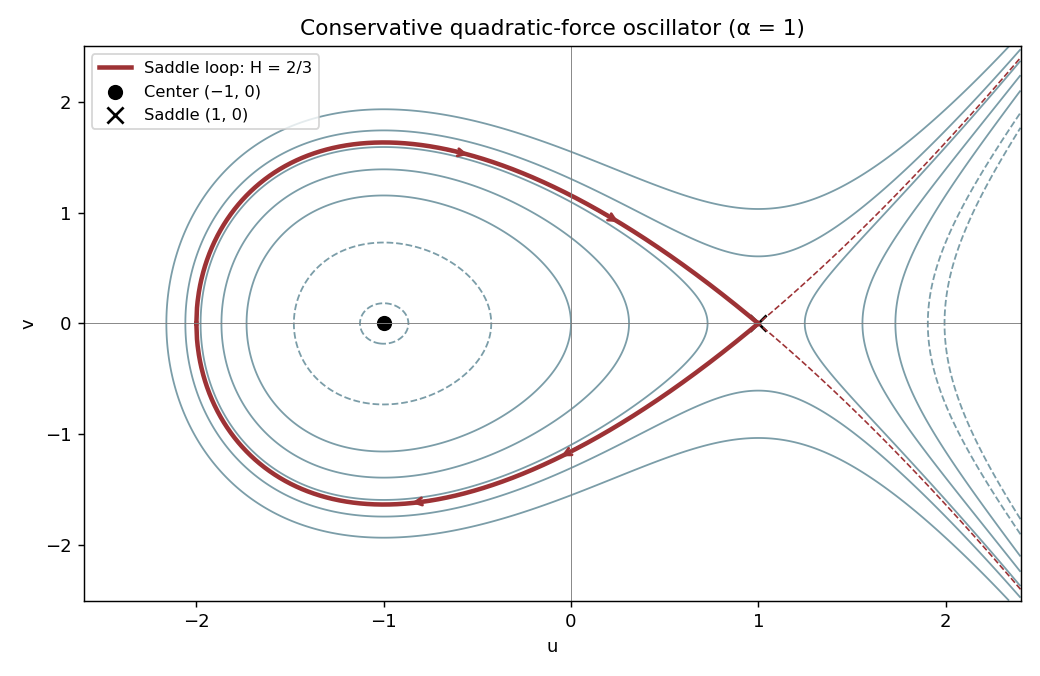

Source code (Python):
"""Original conservative phase portrait; Python 3.14, NumPy 2.3, Matplotlib 3.10.
Opaque PNG to caller CWD; MPLCONFIGDIR is left to caller.
"""
import numpy as np
import matplotlib
matplotlib.use('Agg')
import matplotlib.pyplot as plt
u=np.linspace(-2.6,2.4,700);v=np.linspace(-2.5,2.5,600)
U,V=np.meshgrid(u,v);H=V*V/2+U-U**3/3
fig,ax=plt.subplots(figsize=(8.0,5.2),dpi=130,facecolor='white')
ax.contour(U,V,H,levels=[-.65,-.4,0,.3,.6,.85,1.2],colors='#7b9da8',linewidths=1)
q=np.linspace(-2,1,900);vp=np.sqrt(2/3)*(1-q)*np.sqrt(np.maximum(q+2,0))
ax.plot(q,vp,color='#9d3235',lw=2.5);ax.plot(q,-vp,color='#9d3235',lw=2.5,label='Saddle loop: H = 2/3')
ax.scatter([-1],[0],s=55,color='black',label='Center (−1, 0)')
ax.scatter([1],[0],marker='x',s=80,color='black',label='Saddle (1, 0)')
for pos in [-.7,.1]:
 vv=np.sqrt(2/3)*(1-pos)*np.sqrt(pos+2)
 ax.annotate('',xy=(pos+.17,np.sqrt(2/3)*(1-pos-.17)*np.sqrt(pos+.17+2)),xytext=(pos,vv),arrowprops={'arrowstyle':'->','color':'#9d3235','lw':1.6})
 ax.annotate('',xy=(pos-.17,-np.sqrt(2/3)*(1-pos+.17)*np.sqrt(pos-.17+2)),xytext=(pos,-vv),arrowprops={'arrowstyle':'->','color':'#9d3235','lw':1.6})
ax.contour(U,V,H,levels=[2/3],colors='#9d3235',linestyles='--',linewidths=.9)
ax.set(xlim=(-2.6,2.4),ylim=(-2.5,2.5),xlabel='u',ylabel='v',title='Conservative quadratic-force oscillator (α = 1)')
ax.axhline(0,color='gray',lw=.5);ax.axvline(0,color='gray',lw=.5)
ax.legend(loc='upper left',fontsize=9);fig.tight_layout()
fig.savefig('paper-51-hamiltonian-contours.png',facecolor='white',transparent=False);plt.close(fig)
